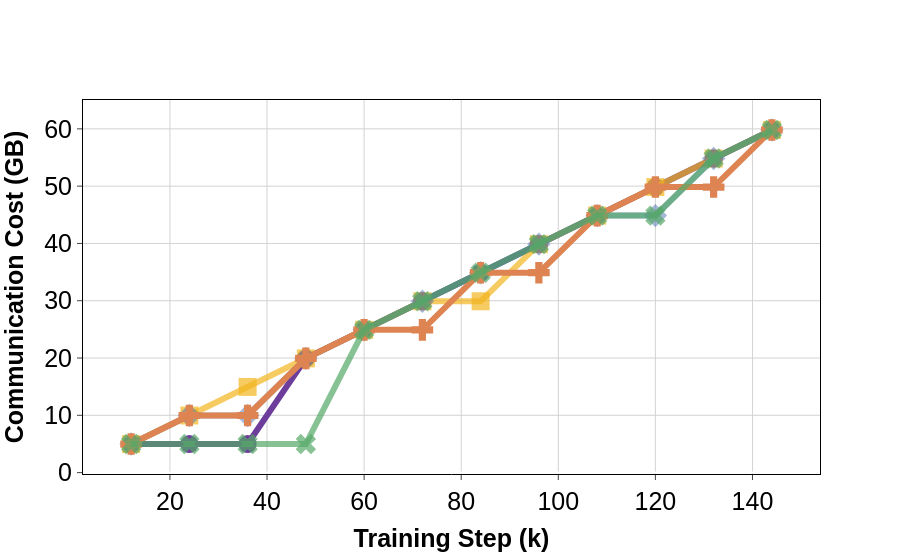

The notebook cell saved with this chart:
### Code cell
combined_communication_cost_upper_bound_figures = go.Figure()
i = 0
for fig in communication_cost_upper_bound_figures:    
    for trace in fig.data:
        trace.update(line={'color': f'rgba{hex_to_rgba(COLORS[i], ALPHAS[i])}'}, marker=dict(symbol=MARKER_SYMBOLS[i]))
        i += 1
        combined_communication_cost_upper_bound_figures.add_trace(trace)
combined_communication_cost_upper_bound_figures.update_layout(xaxis_title="<b>Training Step (k)</b>", yaxis_title="<b>Communication Cost (GB)</b>")
combined_communication_cost_upper_bound_figures = standardize_fig(combined_communication_cost_upper_bound_figures, **fig_config)
#combined_communication_cost_upper_bound_figures.update_layout(legend=dict(orientation="v", yanchor="bottom", x=0, y=0.5, xanchor="left", bgcolor='rgba(0,0,0,0)')) 
combined_communication_cost_upper_bound_figures.update_layout(showlegend=False) 
combined_communication_cost_upper_bound_figures.show()
combined_communication_cost_upper_bound_figures.write_image("ddad_communication_cost_upper_bound_by_steps_search_range_opt.pdf")

### Figure 1 — Plotly figure (JSON) as saved in the notebook; plotly's stock layout.template omitted (floating-point values rounded to 4 significant figures)
{"data": [{"line": {"color": "rgba(109, 61, 156, 1)", "width": 6}, "marker": {"size": 18, "symbol": "circle"}, "mode": "lines+markers", "name": "&#936;=4 - DDAD - MAX", "showlegend": true, "type": "scatter", "x": [12, 24, 36, 48, 60, 72, 84, 96, 108, 120, 132, 144], "y": [4.984, 4.984, 4.984, 19.94, 24.92, 29.9, 34.89, 39.87, 44.86, 49.84, 54.83, 59.81]}, {"line": {"color": "rgba(242, 182, 31, 0.7)", "width": 6}, "marker": {"size": 18, "symbol": "square"}, "mode": "lines+markers", "name": "&#936;=6 - DDAD - MAX", "showlegend": true, "type": "scatter", "x": [12, 24, 36, 48, 60, 72, 84, 96, 108, 120, 132, 144], "y": [4.984, 9.968, 14.95, 19.94, 24.92, 29.9, 29.9, 39.87, 44.86, 49.84, 54.83, 59.81]}, {"line": {"color": "rgba(76, 114, 176, 0.5)", "width": 6}, "marker": {"size": 18, "symbol": "diamond"}, "mode": "lines+markers", "name": "&#936;=8 - DDAD - MAX", "showlegend": true, "type": "scatter", "x": [12, 24, 36, 48, 60, 72, 84, 96, 108, 120, 132, 144], "y": [4.984, 9.968, 9.968, 19.94, 24.92, 29.9, 34.89, 39.87, 44.86, 44.86, 54.83, 59.81]}, {"line": {"color": "rgba(221, 132, 82, 1)", "width": 6}, "marker": {"size": 18, "symbol": "cross"}, "mode": "lines+markers", "name": "&#936;=10 - DDAD - MAX", "showlegend": true, "type": "scatter", "x": [12, 24, 36, 48, 60, 72, 84, 96, 108, 120, 132, 144], "y": [4.984, 9.968, 9.968, 19.94, 24.92, 24.92, 34.89, 34.89, 44.86, 49.84, 49.84, 59.81]}, {"line": {"color": "rgba(85, 168, 104, 0.7)", "width": 6}, "marker": {"size": 18, "symbol": "x"}, "mode": "lines+markers", "name": "&#936;=12 - DDAD - MAX", "showlegend": true, "type": "scatter", "x": [12, 24, 36, 48, 60, 72, 84, 96, 108, 120, 132, 144], "y": [4.984, 4.984, 4.984, 4.984, 24.92, 29.9, 34.89, 39.87, 44.86, 44.86, 54.83, 59.81]}], "layout": {"autosize": true, "legend": {"bordercolor": "black", "borderwidth": 0, "font": {"color": "black", "family": "Arial", "size": 25}, "tracegroupgap": 10}, "plot_bgcolor": "white", "showlegend": false, "title": {"font": {"color": "black", "family": "Arial", "size": 20}}, "xaxis": {"autorange": true, "gridcolor": "lightgrey", "linecolor": "black", "mirror": true, "range": [2.55, 153.5], "showline": true, "tickangle": 0, "tickfont": {"color": "black", "family": "Arial", "size": 25}, "tickmode": "array", "ticks": "outside", "title": {"font": {"color": "black", "family": "Arial", "size": 25}, "text": "<b>Training Step (k)</b>"}, "type": "linear"}, "yaxis": {"autorange": true, "gridcolor": "lightgrey", "linecolor": "black", "mirror": true, "range": [-3.172, 67.97], "showline": true, "tickfont": {"color": "black", "family": "Arial", "size": 25}, "ticks": "outside", "title": {"font": {"color": "black", "family": "Arial", "size": 25}, "text": "<b>Communication Cost (GB)</b>"}, "type": "linear"}}}
